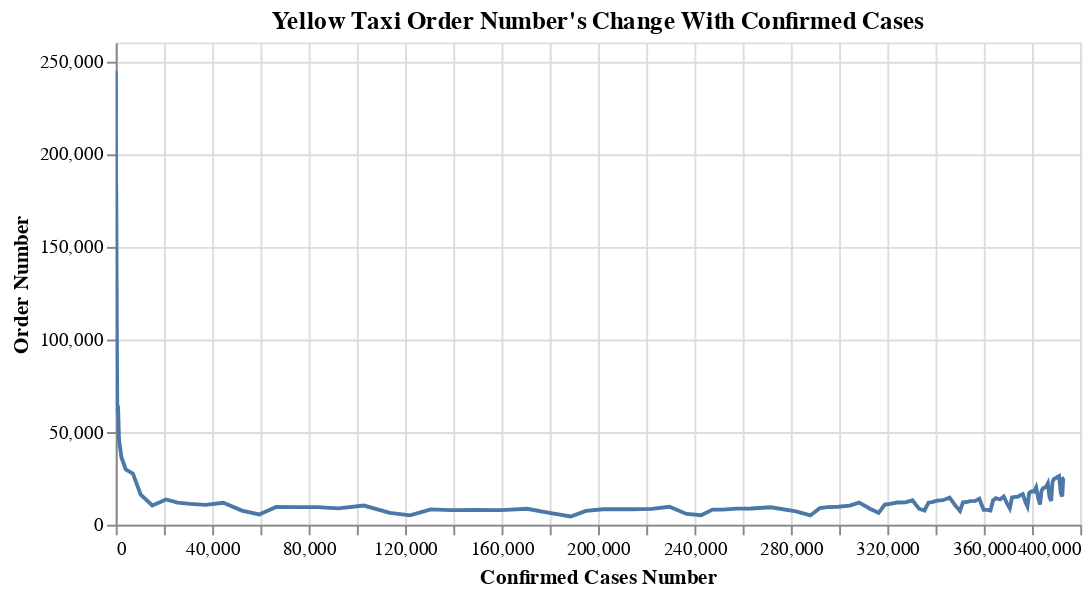

The code cell stored with this chart in its notebook:
### Markdown cell above
## Relationship between confirmed cases and taxi order number

### Code cell
yellow_chart = alt.Chart(yellow_2020_covid, title="Yellow Taxi Order Number's Change With Confirmed Cases").mark_line().encode(
    x=alt.X("positive:Q"),
    y="count2020:Q",
    tooltip=list(yellow_2020_covid.columns)
).properties(
    width=500,
    height=250
).interactive()

yellow_chart.encoding.x.title = "Confirmed Cases Number"
yellow_chart.encoding.y.title = "Order Number"

yellow_chart

### Figure 1 — Vega-Lite specification as saved in the notebook (floating-point values rounded to 4 significant figures)
{"config": {"view": {"continuousWidth": 400, "continuousHeight": 300}}, "data": {"name": "data-884eb13662c56d6b8626eee8a8265a69"}, "mark": "line", "encoding": {"tooltip": [{"type": "nominal", "field": "date2020"}, {"type": "quantitative", "field": "count2020"}, {"type": "quantitative", "field": "avg2020"}, {"type": "quantitative", "field": "positive"}], "x": {"type": "quantitative", "field": "positive", "title": "Confirmed Cases Number"}, "y": {"type": "quantitative", "field": "count2020", "title": "Order Number"}}, "height": 250, "selection": {"selector004": {"type": "interval", "bind": "scales", "encodings": ["x", "y"]}}, "title": "Yellow Taxi Order Number's Change With Confirmed Cases", "width": 500, "$schema": "https://vega.github.io/schema/vega-lite/v4.8.1.json", "datasets": {"data-884eb13662c56d6b8626eee8a8265a69": [{"date2020": "2020-03-01", "count2020": 179723, "avg2020": 1.557, "positive": 0}, {"date2020": "2020-03-02", "count2020": 193508, "avg2020": 1.462, "positive": 0}, {"date2020": "2020-03-03", "count2020": 222917, "avg2020": 1.457, "positive": 1}, {"date2020": "2020-03-04", "count2020": 229734, "avg2020": 1.449, "positive": 1}, {"date2020": "2020-03-05", "count2020": 244448, "avg2020": 1.457, "positive": 3}, {"date2020": "2020-03-06", "count2020": 243741, "avg2020": 1.486, "positive": 25}, {"date2020": "2020-03-07", "count2020": 208200, "avg2020": 1.569, "positive": 36}, {"date2020": "2020-03-08", "count2020": 165803, "avg2020": 1.549, "positive": 60}, {"date2020": "2020-03-09", "count2020": 175572, "avg2020": 1.456, "positive": 88}, {"date2020": "2020-03-10", "count2020": 184068, "avg2020": 1.451, "positive": 151}, {"date2020": "2020-03-11", "count2020": 182630, "avg2020": 1.447, "positive": 195}, {"date2020": "2020-03-12", "count2020": 171077, "avg2020": 1.439, "positive": 251}, {"date2020": "2020-03-13", "count2020": 134702, "avg2020": 1.456, "positive": 353}, {"date2020": "2020-03-14", "count2020": 89650, "avg2020": 1.531, "positive": 517}, {"date2020": "2020-03-15", "count2020": 59871, "avg2020": 1.496, "positive": 648}, {"date2020": "2020-03-16", "count2020": 64201, "avg2020": 1.398, "positive": 942}, {"date2020": "2020-03-17", "count2020": 45617, "avg2020": 1.369, "positive": 1374}, {"date2020": "2020-03-18", "count2020": 36244, "avg2020": 1.358, "positive": 2383}, {"date2020": "2020-03-19", "count2020": 29803, "avg2020": 1.351, "positive": 4152}, {"date2020": "2020-03-20", "count2020": 27622, "avg2020": 1.359, "positive": 7102}, {"date2020": "2020-03-21", "count2020": 16166, "avg2020": 1.347, "positive": 10356}, {"date2020": "2020-03-22", "count2020": 10340, "avg2020": 1.325, "positive": 15168}, {"date2020": "2020-03-23", "count2020": 13576, "avg2020": 1.304, "positive": 20875}, {"date2020": "2020-03-24", "count2020": 11851, "avg2020": 1.296, "positive": 25665}, {"date2020": "2020-03-25", "count2020": 11205, "avg2020": 1.278, "positive": 30810}, {"date2020": "2020-03-26", "count2020": 10663, "avg2020": 1.315, "positive": 37258}, {"date2020": "2020-03-27", "count2020": 11778, "avg2020": 1.302, "positive": 44637}, {"date2020": "2020-03-28", "count2020": 7633, "avg2020": 1.307, "positive": 52318}, {"date2020": "2020-03-29", "count2020": 5540, "avg2020": 1.274, "positive": 59513}, {"date2020": "2020-03-30", "count2020": 9579, "avg2020": 1.299, "positive": 66497}, {"date2020": "2020-03-31", "count2020": 9446, "avg2020": 1.257, "positive": 75795}, {"date2020": "2020-04-01", "count2020": 9468, "avg2020": 1.291, "positive": 83712}, {"date2020": "2020-04-02", "count2020": 8786, "avg2020": 1.275, "positive": 92381}, {"date2020": "2020-04-03", "count2020": 10309, "avg2020": 1.25, "positive": 102863}, {"date2020": "2020-04-04", "count2020": 6396, "avg2020": 1.316, "positive": 113704}, {"date2020": "2020-04-05", "count2020": 5046, "avg2020": 1.251, "positive": 122031}, {"date2020": "2020-04-06", "count2020": 8270, "avg2020": 1.289, "positive": 130689}, {"date2020": "2020-04-07", "count2020": 7886, "avg2020": 1.281, "positive": 138863}, {"date2020": "2020-04-08", "count2020": 7915, "avg2020": 1.273, "positive": 149316}, {"date2020": "2020-04-09", "count2020": 7827, "avg2020": 1.287, "positive": 159937}, {"date2020": "2020-04-10", "count2020": 8585, "avg2020": 1.3, "positive": 170512}, {"date2020": "2020-04-11", "count2020": 6267, "avg2020": 1.357, "positive": 180458}, {"date2020": "2020-04-12", "count2020": 4432, "avg2020": 1.284, "positive": 188694}, {"date2020": "2020-04-13", "count2020": 7469, "avg2020": 1.303, "positive": 195031}, {"date2020": "2020-04-14", "count2020": 8329, "avg2020": 1.309, "positive": 202208}, {"date2020": "2020-04-15", "count2020": 8303, "avg2020": 1.309, "positive": 213779}, {"date2020": "2020-04-16", "count2020": 8494, "avg2020": 1.298, "positive": 222284}, {"date2020": "2020-04-17", "count2020": 9669, "avg2020": 1.305, "positive": 229642}, {"date2020": "2020-04-18", "count2020": 5808, "avg2020": 1.334, "positive": 236732}, {"date2020": "2020-04-19", "count2020": 5122, "avg2020": 1.288, "positive": 242786}, {"date2020": "2020-04-20", "count2020": 8134, "avg2020": 1.314, "positive": 247512}, {"date2020": "2020-04-21", "count2020": 8085, "avg2020": 1.307, "positive": 251690}, {"date2020": "2020-04-22", "count2020": 8624, "avg2020": 1.322, "positive": 257216}, {"date2020": "2020-04-23", "count2020": 8720, "avg2020": 1.322, "positive": 263460}, {"date2020": "2020-04-24", "count2020": 9395, "avg2020": 1.316, "positive": 271590}, {"date2020": "2020-04-25", "count2020": 7219, "avg2020": 1.301, "positive": 282143}, {"date2020": "2020-04-26", "count2020": 4992, "avg2020": 1.271, "positive": 288045}, {"date2020": "2020-04-27", "count2020": 8904, "avg2020": 1.313, "positive": 291996}, {"date2020": "2020-04-28", "count2020": 9457, "avg2020": 1.297, "positive": 295106}, {"date2020": "2020-04-29", "count2020": 9683, "avg2020": 1.297, "positive": 299691}, {"date2020": "2020-04-30", "count2020": 10283, "avg2020": 1.254, "positive": 304372}, {"date2020": "2020-05-01", "count2020": 11893, "avg2020": 1.28, "positive": 308314}, {"date2020": "2020-05-02", "count2020": 8450, "avg2020": 1.313, "positive": 312977}, {"date2020": "2020-05-03", "count2020": 6414, "avg2020": 1.351, "positive": 316415}, {"date2020": "2020-05-04", "count2020": 10799, "avg2020": 1.306, "positive": 318953}, {"date2020": "2020-05-05", "count2020": 11205, "avg2020": 1.313, "positive": 321192}, {"date2020": "2020-05-06", "count2020": 11960, "avg2020": 1.301, "positive": 323978}, {"date2020": "2020-05-07", "count2020": 12062, "avg2020": 1.297, "positive": 327469}, {"date2020": "2020-05-08", "count2020": 13135, "avg2020": 1.276, "positive": 330407}, {"date2020": "2020-05-09", "count2020": 8609, "avg2020": 1.287, "positive": 333122}, {"date2020": "2020-05-10", "count2020": 7605, "avg2020": 1.273, "positive": 335395}, {"date2020": "2020-05-11", "count2020": 11885, "avg2020": 1.292, "positive": 337055}, {"date2020": "2020-05-12", "count2020": 12190, "avg2020": 1.269, "positive": 338485}, {"date2020": "2020-05-13", "count2020": 13019, "avg2020": 1.3, "positive": 340661}, {"date2020": "2020-05-14", "count2020": 13210, "avg2020": 1.275, "positive": 343051}, {"date2020": "2020-05-15", "count2020": 14576, "avg2020": 1.287, "positive": 345813}, {"date2020": "2020-05-16", "count2020": 10257, "avg2020": 1.316, "positive": 348232}, {"date2020": "2020-05-17", "count2020": 7403, "avg2020": 1.305, "positive": 350121}, {"date2020": "2020-05-18", "count2020": 12073, "avg2020": 1.315, "positive": 351371}, {"date2020": "2020-05-19", "count2020": 12224, "avg2020": 1.298, "positive": 352845}, {"date2020": "2020-05-20", "count2020": 12677, "avg2020": 1.335, "positive": 354370}, {"date2020": "2020-05-21", "count2020": 12807, "avg2020": 1.32, "positive": 356458}, {"date2020": "2020-05-22", "count2020": 13993, "avg2020": 1.327, "positive": 358154}, {"date2020": "2020-05-23", "count2020": 8009, "avg2020": 1.323, "positive": 359926}, {"date2020": "2020-05-24", "count2020": 7984, "avg2020": 1.323, "positive": 361515}, {"date2020": "2020-05-25", "count2020": 7664, "avg2020": 1.345, "positive": 362764}, {"date2020": "2020-05-26", "count2020": 13078, "avg2020": 1.323, "positive": 363836}, {"date2020": "2020-05-27", "count2020": 14262, "avg2020": 1.353, "positive": 364965}, {"date2020": "2020-05-28", "count2020": 13584, "avg2020": 1.322, "positive": 366733}, {"date2020": "2020-05-29", "count2020": 15173, "avg2020": 1.358, "positive": 368284}, {"date2020": "2020-05-30", "count2020": 11331, "avg2020": 1.392, "positive": 369660}, {"date2020": "2020-05-31", "count2020": 8826, "avg2020": 1.337, "positive": 370770}, {"date2020": "2020-06-01", "count2020": 14670, "avg2020": 1.34, "positive": 371711}, {"date2020": "2020-06-02", "count2020": 14958, "avg2020": 1.346, "positive": 373040}, {"date2020": "2020-06-03", "count2020": 14990, "avg2020": 1.322, "positive": 374085}, {"date2020": "2020-06-04", "count2020": 15836, "avg2020": 1.325, "positive": 375133}, {"date2020": "2020-06-05", "count2020": 16501, "avg2020": 1.316, "positive": 376208}, {"date2020": "2020-06-06", "count2020": 12131, "avg2020": 1.385, "positive": 377316}, {"date2020": "2020-06-07", "count2020": 9907, "avg2020": 1.336, "positive": 378097}, {"date2020": "2020-06-08", "count2020": 16974, "avg2020": 1.344, "positive": 378799}, {"date2020": "2020-06-09", "count2020": 17721, "avg2020": 1.343, "positive": 379482}, {"date2020": "2020-06-10", "count2020": 18018, "avg2020": 1.298, "positive": 380156}, {"date2020": "2020-06-11", "count2020": 17823, "avg2020": 1.342, "positive": 380892}, {"date2020": "2020-06-12", "count2020": 20108, "avg2020": 1.342, "positive": 381714}, {"date2020": "2020-06-13", "count2020": 14072, "avg2020": 1.395, "positive": 382630}, {"date2020": "2020-06-14", "count2020": 10891, "avg2020": 1.329, "positive": 383324}, {"date2020": "2020-06-15", "count2020": 18274, "avg2020": 1.332, "positive": 383944}, {"date2020": "2020-06-16", "count2020": 19661, "avg2020": 1.345, "positive": 384575}, {"date2020": "2020-06-17", "count2020": 19975, "avg2020": 1.331, "positive": 385142}, {"date2020": "2020-06-18", "count2020": 20301, "avg2020": 1.34, "positive": 385760}, {"date2020": "2020-06-19", "count2020": 22290, "avg2020": 1.352, "positive": 386556}, {"date2020": "2020-06-20", "count2020": 14803, "avg2020": 1.397, "positive": 387272}, {"date2020": "2020-06-21", "count2020": 12829, "avg2020": 1.386, "positive": 387936}, {"date2020": "2020-06-22", "count2020": 23092, "avg2020": 1.383, "positive": 388488}, {"date2020": "2020-06-23", "count2020": 24666, "avg2020": 1.358, "positive": 389085}, {"date2020": "2020-06-24", "count2020": 24945, "avg2020": 1.366, "positive": 389666}, {"date2020": "2020-06-25", "count2020": 25696, "avg2020": 1.367, "positive": 390415}, {"date2020": "2020-06-26", "count2020": 26228, "avg2020": 1.394, "positive": 391220}, {"date2020": "2020-06-27", "count2020": 17215, "avg2020": 1.394, "positive": 391923}, {"date2020": "2020-06-28", "count2020": 15201, "avg2020": 1.386, "positive": 392539}, {"date2020": "2020-06-29", "count2020": 24842, "avg2020": 1.388, "positive": 392930}, {"date2020": "2020-06-30", "count2020": 25153, "avg2020": 1.357, "positive": 393454}]}}
